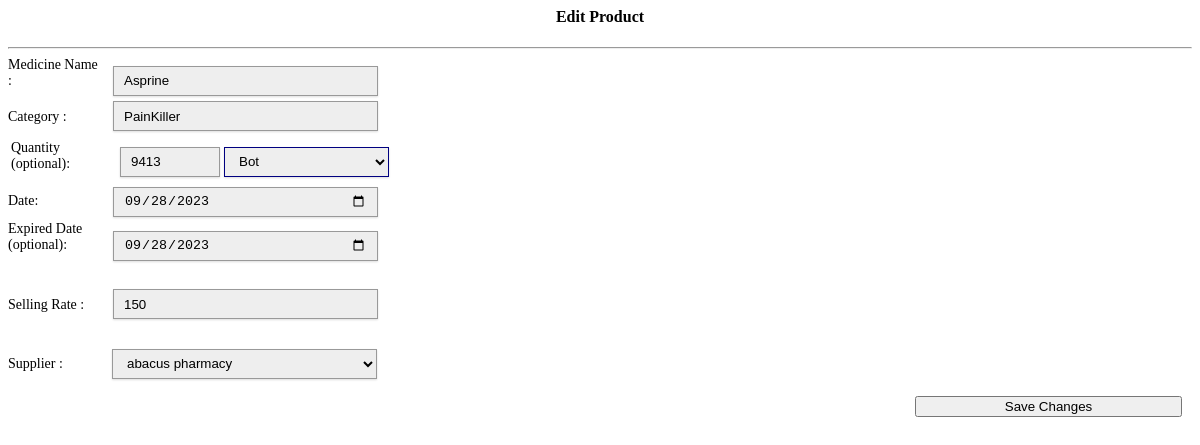
Before: /main/editproduct.php?id=10 (signed in) with the older database file.
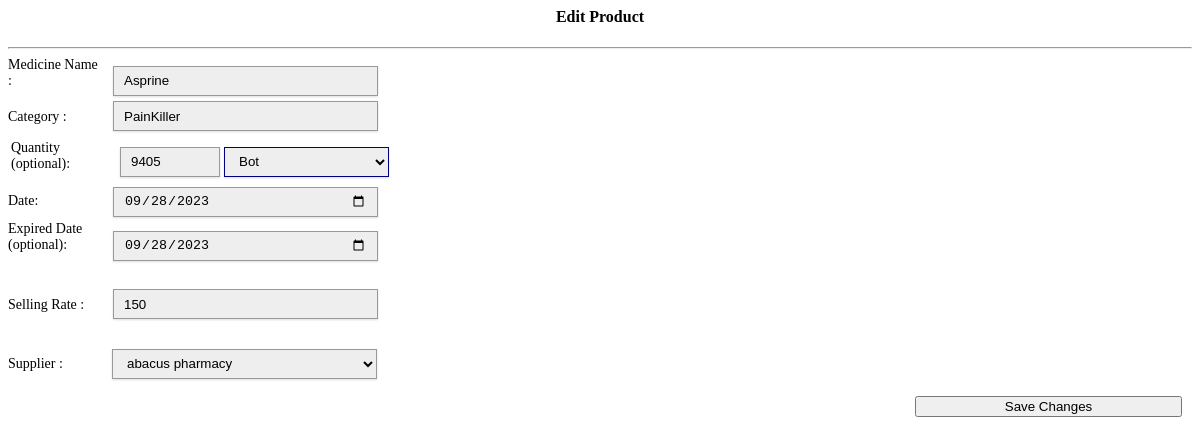
After: the same page with the newer database file.
### tables this page shows
CREATE TABLE `products` (
  `product_id` int NOT NULL,
  `product_code` varchar(200) NOT NULL,
  `gen_name` varchar(200) NOT NULL,
  `product_name` varchar(200) NOT NULL DEFAULT 'None',
  `cost` varchar(255) DEFAULT NULL,
  `o_price` varchar(100) NOT NULL,
  `price` varchar(100) NOT NULL DEFAULT 'None',
  `profit` varchar(100) NOT NULL,
  `supplier` varchar(100) NOT NULL,
  `onhand_qty` int NOT NULL,
  `qty` int NOT NULL,
  `qty_sold` int NOT NULL,
  `expiry_date` varchar(500) NOT NULL,
  `date_arrival` varchar(500) NOT NULL,
  `med_name` varchar(255) DEFAULT NULL,
  `quantity` varchar(255) DEFAULT NULL,
  `sell_type` varchar(255) DEFAULT NULL,
  `reg_date` varchar(255) DEFAULT NULL,
  `exp_date` varchar(255) DEFAULT NULL,
  `tot_buy` varchar(255) DEFAULT NULL,
  `del_no` varchar(255) DEFAULT NULL,
  `qty_left` int DEFAULT NULL,
  `category` varchar(266) DEFAULT NULL,
  `status` varchar(266) DEFAULT NULL,
  `batch_no` varchar(255) DEFAULT NULL,
  `inventory` varchar(300) DEFAULT NULL
);

### main/editproduct.php (the view, shortened to what this page needs)
<?php
	require '../conn2.php';
	if(isset($_GET['id'])) $product_id=$_GET['id'];
	$result = $db->prepare("SELECT * FROM  products WHERE product_id = :product_id");
	$result->bindParam(':product_id', $product_id);
	$result->execute();
for($i=0; $row = $result->fetch(); $i++) {
?>
<link href="../style.css" media="screen" rel="stylesheet" type="text/css" />
<form action="saveeditproduct.php" method="post">
<center><h4><i class="icon-edit icon-large"></i> Edit Product</h4></center>
<hr>
<div id="ac">
<span>Medicine Name : </span><input type="text" style="width:265px; height:30px;"  name="med_name" value="<?php echo $row['med_name']; ?>" Required/><br>
<span>Category : </span><input type="text" style="width:265px; height:30px;"  name="category" value="<?php echo $row['category']; ?>" /><br>
<table><tr>
<td><span>Quantity<br>(optional):</span></td>
<td><input type="number" style="width:100px; height:30px;" name="quantity" value="<?php echo $row['quantity']; ?>" >
<select style="width:165px; height:30px; border-color: #000080" name="sell_type" value="<?php echo $row['sell_type']; ?>">
<option value="Bot">Bot</option>
</select></td></tr></table>
<span>Date: </span><input type="date"   style="width:265px; height:30px;" name="reg_date" id="reg_date"  value="<?php echo $row['reg_date']; ?>" Required/><br>
<span>Expired Date (optional):  </span><input type="date"   style="width:265px; height:30px;" name="exp_date" id="exp_date"  value="<?php echo $row['expiry_date']; ?>"/><br>
<span> </span><input type="hidden" style="width:265px; height:30px;" name="del_no"  value="D876" Required/><br>
<span></span><input type="hidden" style="width:265px; height:30px;" name="date_arrival" value="<?php echo date ('M-d-Y'); ?>"  /><br>
<span>Selling Rate : </span><input type="text" id="txt1" style="width:265px; height:30px;" name="price" onkeyup="sum();" value="<?php echo $row['price']; ?>"  Required><br>
<span> </span><input type="hidden" id="txt2" style="width:265px; height:30px;" name="o_price" onkeyup="sum();"   value="<?php echo $row['o_price']; ?>" Required><br>
<span></span><input type="hidden" id="txt3" style="width:265px; height:30px;" name="profit" value="<?php echo $row['profit']; ?>" readonly><br>
<span>Supplier : </span>
<select name="supplier" style="width:265px; height:30px; margin-left:-5px;" >
	<option value="<?php echo $row['supplier']; ?>"><?php echo $row['supplier']; ?></option>
	<?php
	$result = $db->prepare("SELECT * FROM supliers");
		$result->execute();
		for($i=0; $row = $result->fetch(); $i++){
	?>
		<option value="<?php echo $row['suplier_name']; ?>"><?php echo $row['suplier_name']; ?></option>
	<?php
	}
	?>
</select><br>
<span></span><input type="hidden" style="width:265px; height:30px;" min="0" name="qty_left" value="<?php if(!$row['qty_left'] ) {echo $row['quantity']; } else {echo $row['quantity']-$row['qty_sold'];  } ?>" /><br>
<div style="float:right; margin-right:10px;">
<button class="btn btn-success btn-block btn-large" style="width:267px;"><i class="icon icon-save icon-large"></i> Save Changes</button>
</div>
</div>
</form>
<?php
}
?>

Changed rows visible on the page:
changed products "Asprine": quantity "9413" → "9405"
